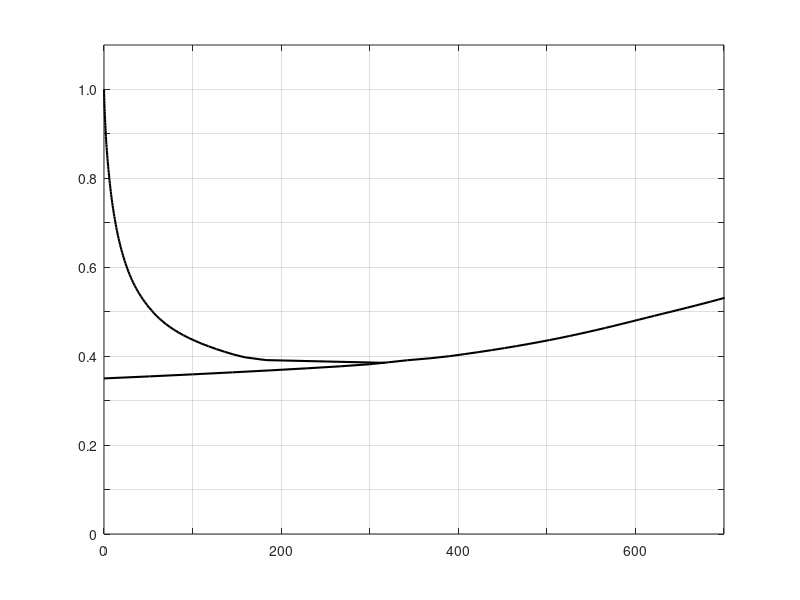

MATLAB code for this plot:
y1 = [0.35;0.37;0.38;0.385;0.389;0.39;0.4;0.5;0.6;0.7;0.8];   
x1 = [0;205;287.2;317;330;337;390;640;816;957;1130];

y2 = [0.385;0.389;0.39;0.4;0.5;0.6;0.7;0.8;0.9;1];
x2 = [317;193;188;153;55;25.8;12.9;6;2;0];
% 
% y3 = [0.1;0.2;0.3;0.4;0.5;0.6;0.8;0.9;0.99;1];   
% x3=[1405;789;558;429;341;274;164;109.1;32.8;0];

yq1 = linspace(min(y1), max(y1), 100);  
xq_spline1 = interp1(y1, x1, yq1, 'pchip');


% yq3 = linspace(min(y3), max(y3), 100);  
% xq_spline3 = interp1(y3, x3, yq3, 'pchip');

yq2 = linspace(min(y2), max(y2), 100);  
xq_spline2 = interp1(y2, x2, yq2, 'pchip');
% 
% xq3 = linspace(min(x3), max(x3), 100);  
% yq_spline3 = interp1(x3, y3, xq3, 'spline');

figure;
plot(xq_spline1, yq1, 'k-','LineWidth',1.5);hold on;
plot(xq_spline2, yq2, 'k-','LineWidth',1.5);hold on;
% % plot(x1, y1, 'ko','LineWidth',1.5);hold on;
% plot(x2, y2, 'k-', 'LineWidth',1.5);
% % plot(xq3, yq_spline3, 'k:', 'DisplayName', 'Hopf Bifurcation','LineWidth',1.5);
% plot(xq_spline3, yq3, 'k-','LineWidth',1.5);hold on;


xticks(0:100:700);
yticks(0:0.1:1);
xticklabels({'0', '', '200', '','400', '','600'});
yticklabels({'0', '', '0.2', '','0.4', '', '0.6', '','0.8', '', '1.0'});
grid on
axis([0 700 0 1.1])


